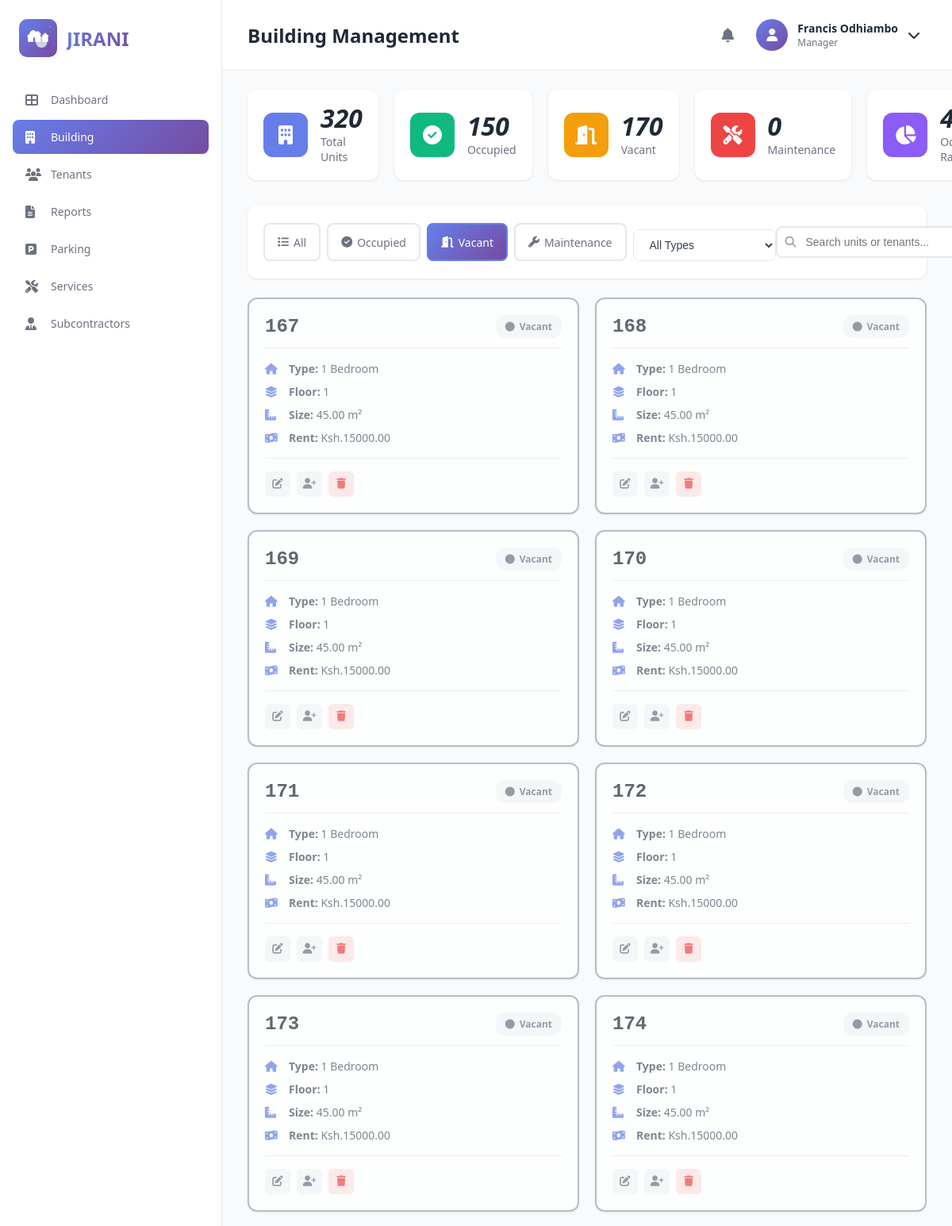
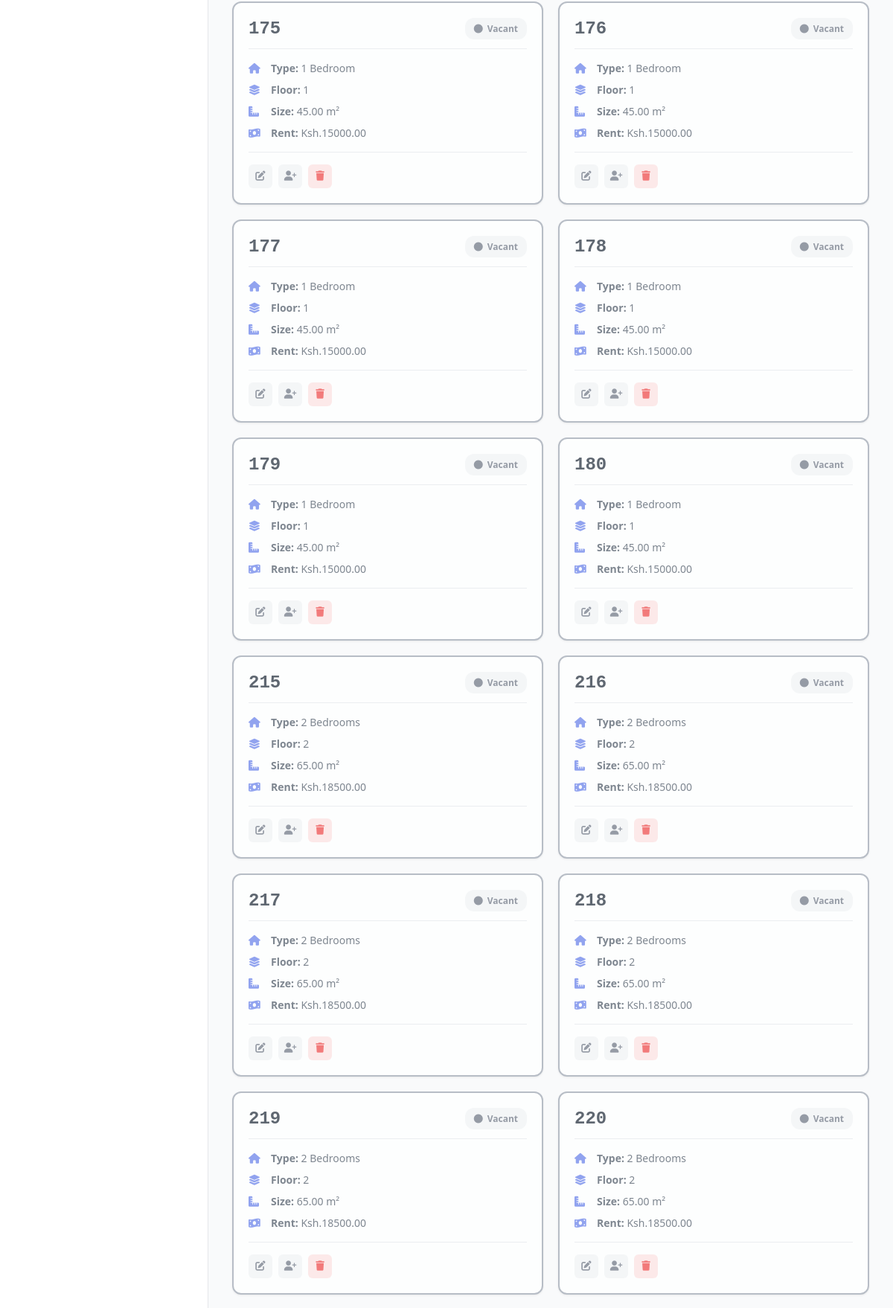
/building/?status=vacant (signed in, upper part), run on the app's committed database (2 pictures, top to bottom).
### dashboard/models.py (models this page shows, shortened)
class Unit(models.Model):
    UNIT_STATUS = [
        ('vacant', 'Vacant'),
        ('occupied', 'Occupied'),
        ('upcoming', 'Upcoming'),
    ]
    unit_number = models.CharField(max_length=10, unique=True)
    status = models.CharField(max_length=20, choices=UNIT_STATUS)
    image = models.ImageField(upload_to='units/', null=True, blank=True)

### dashboard/views.py (the view)
# urls.py: path('building/', views.building_view, name='building'),
@login_required
def building_view(request):
    all_units = Unit.objects.select_related('resident__user').all()
    filter_status = request.GET.get('status', 'all')
    filter_type = request.GET.get('type', 'all')
    search_query = request.GET.get('search', '')
    units = all_units
    if filter_status != 'all':
        units = units.filter(status=filter_status)
    if filter_type != 'all':
        units = units.filter(unit_type=filter_type)
    if search_query:
        units = units.filter(
            Q(unit_number__icontains=search_query) |
            Q(resident__user__first_name__icontains=search_query) |
            Q(resident__user__last_name__icontains=search_query)
        )
    total_units = all_units.count()
    occupied_units = all_units.filter(status='occupied').count()
    vacant_units = all_units.filter(status='vacant').count()
    maintenance_units = all_units.filter(status='maintenance').count()
    occupancy_rate = 0
    if total_units > 0:
        occupancy_rate = round((occupied_units / total_units) * 100, 1)
    total_floors = all_units.aggregate(Max('floor'))['floor__max'] or 0
    available_residents = Resident.objects.filter(
    is_active=True,  # or status='active' if that's your field
    unit_number__in=['', None]  # tenants with no unit assigned
).select_related('user')
    stats = {
        'total_units': total_units,
        'occupied': occupied_units,
        'vacant': vacant_units,
        'maintenance': maintenance_units,
        'occupancy_rate': occupancy_rate,
        'total_floors': total_floors,
    }
    context = {
        'units': units.order_by('unit_number'),
        'stats': stats,
        'filter_status': filter_status,
        'filter_type': filter_type,
        'search_query': search_query,
        'available_residents': available_residents,
    }
    return render(request, 'dashboard/building.html', context)

### dashboard/templates/dashboard/building.html (shortened to what this page needs)
{% load static %}
<!DOCTYPE html>
<html lang="en">
<head>
    <link rel="stylesheet" href="{% static 'css/style.css' %}">
    <link rel="stylesheet" href="https://cdnjs.cloudflare.com/ajax/libs/font-awesome/6.4.0/css/all.min.css">
</head>
<body>
    <div class="container">
        <aside class="sidebar">
            <div class="logo">
                <div class="logo-icon">
                    <img src="{% static 'images/Jirani App Logo 1.png' %}" alt="Jirani Logo" style="width: 32px; height: 32px; object-fit: contain;">
                </div>
                <h1>JIRANI</h1>
            </div>
            <nav class="nav-menu">
                <a href="{% url 'dashboard' %}" class="nav-item {% if request.resolver_match.url_name == 'dashboard' %}active{% endif %}">
                    <i class="fas fa-th-large"></i>
                    <span>Dashboard</span>
                </a>
                <a href="{% url 'building' %}" class="nav-item {% if request.resolver_match.url_name == 'building' %}active{% endif %}">
                    <i class="fas fa-building"></i>
                    <span>Building</span>
                </a>
                <a href="{% url 'tenants' %}" class="nav-item {% if request.resolver_match.url_name == 'tenants' %}active{% endif %}">
                    <i class="fas fa-users"></i>
                    <span>Tenants</span>
                </a>
                <a href="{% url 'reports' %}" class="nav-item">
                    <i class="fas fa-file-alt"></i>
                    <span>Reports</span>
                </a>
                <a href="{% url 'parking' %}" class="nav-item {% if request.resolver_match.url_name == 'parking' %}active{% endif %}">
                    <i class="fas fa-parking"></i>
                    <span>Parking</span>
                </a>
                <a href="{% url 'services' %}" class="nav-item {% if request.resolver_match.url_name == 'services' %}active{% endif %}">
                    <i class="fas fa-tools"></i>
                    <span>Services</span>
                </a>
                <a href="{% url 'subcontractors' %}" class="nav-item {% if request.resolver_match.url_name == 'subcontractors' %}active{% endif %}">
                    <i class="fas fa-user-tie"></i>
                    <span>Subcontractors</span>
                </a>
            </nav>
        </aside>
        <main class="main-content">
            <header class="top-nav">
                <h2 style="font-size: 24px; font-weight: 700; color: #1f2937;">Building Management</h2>
                <div class="user-section">
                    <i class="fas fa-bell"></i>
                    <div class="user-profile" id="userProfileBtn">
                        <div class="user-avatar">
                            <i class="fas fa-user"></i>
                        </div>
                        <div class="user-info">
                            <div class="user-name">{{ user.get_full_name }}</div>
                            <div class="user-role">Manager</div>
                        </div>
                        <i class="fas fa-chevron-down"></i>
                    </div>
                </div>
            </header>
            <div class="tenants-page">
                <div class="stats-grid" style="grid-template-columns: repeat(6, 1fr);">
                    <div class="stat-card">
                        <div class="stat-icon" style="background: #667eea;">
                            <i class="fas fa-building"></i>
                        </div>
                        <div class="stat-content">
                            <div class="stat-number">{{ stats.total_units }}</div>
                            <div class="stat-label">Total Units</div>
                        </div>
                    </div>
                    <div class="stat-card">
                        <div class="stat-icon" style="background: #10b981;">
                            <i class="fas fa-check-circle"></i>
                        </div>
                        <div class="stat-content">
                            <div class="stat-number">{{ stats.occupied }}</div>
                            <div class="stat-label">Occupied</div>
                        </div>
                    </div>
                    <div class="stat-card">
                        <div class="stat-icon" style="background: #f59e0b;">
                            <i class="fas fa-door-open"></i>
                        </div>
                        <div class="stat-content">
                            <div class="stat-number">{{ stats.vacant }}</div>
                            <div class="stat-label">Vacant</div>
                        </div>
                    </div>
                    <div class="stat-card">
                        <div class="stat-icon" style="background: #ef4444;">
                            <i class="fas fa-tools"></i>
                        </div>
                        <div class="stat-content">
                            <div class="stat-number">{{ stats.maintenance }}</div>
                            <div class="stat-label">Maintenance</div>
                        </div>
                    </div>
                    <div class="stat-card">
                        <div class="stat-icon" style="background: #8b5cf6;">
                            <i class="fas fa-chart-pie"></i>
                        </div>
                        <div class="stat-content">
                            <div class="stat-number">{{ stats.occupancy_rate }}%</div>
                            <div class="stat-label">Occupancy Rate</div>
                        </div>
                    </div>
                </div>
                <div class="tenants-toolbar">
                    <div class="filter-buttons">
                        <a href="?status=all&type={{ filter_type }}&search={{ search_query }}"
                           class="filter-btn {% if filter_status == 'all' %}active{% endif %}">
                            <i class="fas fa-list"></i> All
                        </a>
                        <a href="?status=occupied&type={{ filter_type }}&search={{ search_query }}"
                           class="filter-btn {% if filter_status == 'occupied' %}active{% endif %}">
                            <i class="fas fa-check-circle"></i> Occupied
                        </a>
                        <a href="?status=vacant&type={{ filter_type }}&search={{ search_query }}"
                           class="filter-btn {% if filter_status == 'vacant' %}active{% endif %}">
                            <i class="fas fa-door-open"></i> Vacant
                        </a>
                        <a href="?status=maintenance&type={{ filter_type }}&search={{ search_query }}"
                           class="filter-btn {% if filter_status == 'maintenance' %}active{% endif %}">
                            <i class="fas fa-wrench"></i> Maintenance
                        </a>
                        <div class="category-filter">
                            <select onchange="window.location.href='?status={{ filter_status }}&type=' + this.value + '&search={{ search_query }}'">
                                <option value="all" {% if filter_type == 'all' %}selected{% endif %}>All Types</option>
                            </select>
                        </div>
                    </div>
                    <div class="search-actions">
                        <form class="search-form" method="GET">
                            <i class="fas fa-search"></i>
                            <input type="text" name="search" placeholder="Search units or tenants..." value="{{ search_query }}">
                        </form>
                    </div>
                </div>
                {% if units %}
                <div class="parking-grid" style="grid-template-columns: repeat(auto-fill, minmax(320px, 1fr));">
                    {% for unit in units %}
                    <div class="parking-slot-card {% if unit.status == 'occupied' %}assigned{% elif unit.status == 'vacant' %}available{% endif %}"
                         style="{% if unit.status == 'maintenance' %}border-color: #ef4444;{% endif %}">
                        <div class="slot-header">
                            <div class="slot-number">{{ unit.unit_number }}</div>
                            <span class="slot-status-badge {% if unit.status == 'occupied' %}assigned{% elif unit.status == 'vacant' %}available{% else %}urgent{% endif %}">
                                <i class="fas fa-circle"></i>
                                {{ unit.get_status_display }}
                            </span>
                        </div>
                        <div class="slot-details">
                            <div class="slot-info-item">
                                <i class="fas fa-home"></i>
                                <span><strong>Type:</strong> {{ unit.get_unit_type_display }}</span>
                            </div>
                            <div class="slot-info-item">
                                <i class="fas fa-layer-group"></i>
                                <span><strong>Floor:</strong> {{ unit.floor }}</span>
                            </div>
                            <div class="slot-info-item">
                                <i class="fas fa-ruler-combined"></i>
                                <span><strong>Size:</strong> {{ unit.size_sqm }} m²</span>
                            </div>
                            <div class="slot-info-item">
                                <i class="fas fa-money-bill-wave"></i>
                                <span><strong>Rent:</strong> Ksh.{{ unit.rent_amount }}</span>
                            </div>
                        </div>
                        <div class="action-buttons" style="margin-top: 16px; border-top: 1px solid #e5e7eb; padding-top: 16px;">
                            <button class="btn-icon"
                                    data-unit-id="{{ unit.id }}"
                                    data-unit-number="{{ unit.unit_number }}"
                                    data-unit-type="{{ unit.unit_type }}"
                                    data-floor="{{ unit.floor }}"
                                    data-size="{{ unit.size_sqm }}"
                                    data-rent="{{ unit.rent_amount }}"
                                    data-status="{{ unit.status }}"
                                    data-description="{{ unit.description|escapejs }}"
                                    onclick="openEditModalFromData(this)"
                                    title="Edit Unit">
                                <i class="fas fa-edit"></i>
                            </button>
                            <button class="btn-icon"
                                    data-unit-id="{{ unit.id }}"
                                    data-unit-number="{{ unit.unit_number }}"
                                    data-resident-id="{% if unit.resident %}{{ unit.resident.id }}{% endif %}"
                                    onclick="openAssignModalFromData(this)"
                                    title="Assign Tenant">
                                <i class="fas fa-user-plus"></i>
                            </button>
                            <button class="btn-icon"
                                    onclick="deleteUnit({{ unit.id }}, '{{ unit.unit_number }}')"
                                    title="Delete Unit"
                                    style="background: #fee2e2; color: #ef4444;">
                                <i class="fas fa-trash"></i>
                            </button>
                        </div>
                    </div>
                    {% endfor %}
                </div>
                {% endif %}
            </div>
        </main>
    </div>
</body>
</html>

### data on the page
Unit: unit_number "167", status "Vacant", unit_type "1 Bedroom", floor "1", size_sqm "45.00", rent_amount "15000.00"
Unit: unit_number "168", status "Vacant", unit_type "1 Bedroom", floor "1", size_sqm "45.00", rent_amount "15000.00"
Unit: unit_number "169", status "Vacant", unit_type "1 Bedroom", floor "1", size_sqm "45.00", rent_amount "15000.00"
Unit: unit_number "170", status "Vacant", unit_type "1 Bedroom", floor "1", size_sqm "45.00", rent_amount "15000.00"
Unit: unit_number "171", status "Vacant", unit_type "1 Bedroom", floor "1", size_sqm "45.00", rent_amount "15000.00"
Unit: unit_number "172", status "Vacant", unit_type "1 Bedroom", floor "1", size_sqm "45.00", rent_amount "15000.00"
Unit: unit_number "173", status "Vacant", unit_type "1 Bedroom", floor "1", size_sqm "45.00", rent_amount "15000.00"
Unit: unit_number "174", status "Vacant", unit_type "1 Bedroom", floor "1", size_sqm "45.00", rent_amount "15000.00"
Unit: unit_number "175", status "Vacant", unit_type "1 Bedroom", floor "1", size_sqm "45.00", rent_amount "15000.00"
Unit: unit_number "176", status "Vacant", unit_type "1 Bedroom", floor "1", size_sqm "45.00", rent_amount "15000.00"
Unit: unit_number "177", status "Vacant", unit_type "1 Bedroom", floor "1", size_sqm "45.00", rent_amount "15000.00"
Unit: unit_number "178", status "Vacant", unit_type "1 Bedroom", floor "1", size_sqm "45.00", rent_amount "15000.00"
Unit: unit_number "179", status "Vacant", unit_type "1 Bedroom", floor "1", size_sqm "45.00", rent_amount "15000.00"
Unit: unit_number "180", status "Vacant", unit_type "1 Bedroom", floor "1", size_sqm "45.00", rent_amount "15000.00"
Unit: unit_number "215", status "Vacant", unit_type "2 Bedrooms", floor "2", size_sqm "65.00", rent_amount "18500.00"
Unit: unit_number "216", status "Vacant", unit_type "2 Bedrooms", floor "2", size_sqm "65.00", rent_amount "18500.00"
Unit: unit_number "217", status "Vacant", unit_type "2 Bedrooms", floor "2", size_sqm "65.00", rent_amount "18500.00"
Unit: unit_number "218", status "Vacant", unit_type "2 Bedrooms", floor "2", size_sqm "65.00", rent_amount "18500.00"
Unit: unit_number "219", status "Vacant", unit_type "2 Bedrooms", floor "2", size_sqm "65.00", rent_amount "18500.00"
Unit: unit_number "220", status "Vacant", unit_type "2 Bedrooms", floor "2", size_sqm "65.00", rent_amount "18500.00"

### other printed values
{{ user.get_full_name }} "Francis Odhiambo"
{{ stats.total_units }} "320"
{{ stats.occupied }} "150"
{{ stats.vacant }} "170"
{{ stats.maintenance }} "0"
